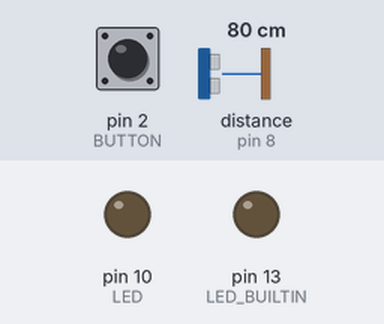
Bench run of a sketch on a simulated Arduino Uno, built with avr-gcc and run on an emulated ATmega328P. On the bench: output pins drawn as LEDs (lit = HIGH). Inputs (shaded band) come from the test bench; at power-on: pin 2 (BUTTON) HIGH, distance to the obstacle (sensor on pin 8) 80 cm. The echo pulse lasts 58.3 µs per cm.

Above: at 1.2 s.
1.3 s: pin 2 (BUTTON) pulled LOW for 1 s
At 3.6 s:
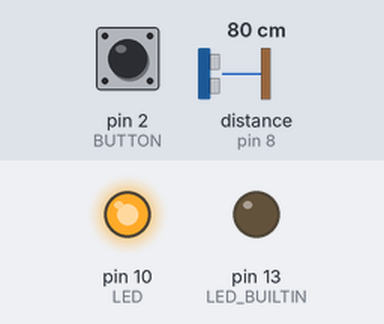
3.9 s: pin 2 (BUTTON) pulled LOW for 0.15 s
At 5.1 s:
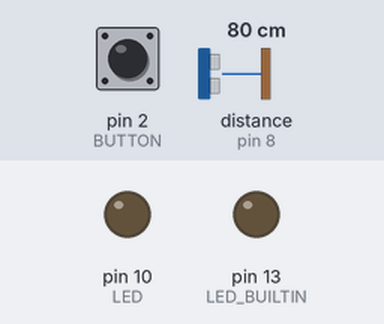
5.7 s: pin 2 (BUTTON) pulled LOW for 3.2 s
At 6.17 s:
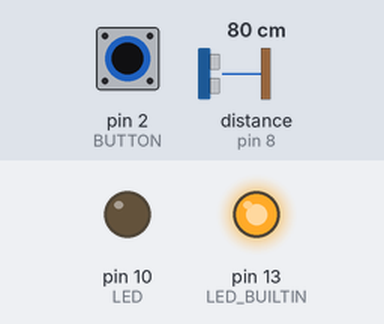
Timing chart, 0 to 10.4 s (numbered marks = the images above; inputs shaded):
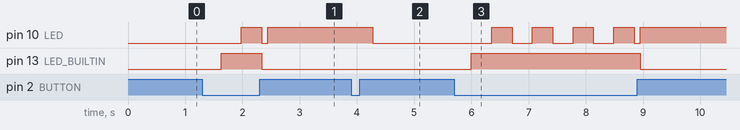

The sketch:

sketch_jun6a.ino
```cpp
#include <Ultrasonic.h>

#define BUTTON 2
#define LED 10
#define TRIG 7
#define ECHO 8

bool esta_aceso = false;
bool padrao_led = false;

/*
  Unlike pinMode(INPUT), there is no pull-down resistor necessary. An internal

  20K-ohm resistor is pulled to 5V. This configuration causes the input to read

  HIGH when the switch is open, and LOW when it is closed.

  created 14 Mar 2012
*/

int distancia;
Ultrasonic ultrasonic(TRIG, ECHO);

void setup()
{
  pinMode(BUTTON, INPUT_PULLUP);
  pinMode(LED, OUTPUT);
  pinMode(LED_BUILTIN, OUTPUT);
}

void loop()
{
  distancia = ultrasonic.distanceRead();  //método de leitura das distancias em CM
  Serial.println(distancia);
  if (distancia > 15) {
    esta_aceso = padrao_led;
  }
  else
  {
    esta_aceso = !padrao_led;
  }

  if (!digitalRead(BUTTON))
  {
    padrao_led = !padrao_led;
    delay(250);
  }

  digitalWrite(LED, esta_aceso);
  digitalWrite(LED_BUILTIN, !digitalRead(BUTTON));
  delay(100);
}

void liga_desliga()
{
  if (!digitalRead(BUTTON))
  {
    esta_aceso = !esta_aceso;
    digitalWrite(LED, esta_aceso);
    delay(500);
  }
}
```

Measured:
- after the input at 1.3 s, pin 10 (LED): LOW → HIGH after 0.68 s, → LOW 0.36 s later, → HIGH 0.11 s later; pin 13 (LED_BUILTIN): LOW → HIGH after 0.33 s, → LOW 0.71 s later
- after the input at 3.9 s, pin 10 (LED): HIGH → LOW after 0.37 s
- after the input at 5.7 s, pin 10 (LED): goes 3 × (HIGH 0.36 s, LOW 0.36 s), HIGH 0.36 s, LOW 0.11 s, then HIGH, starting after 0.65 s; pin 13 (LED_BUILTIN): LOW → HIGH after 0.30 s, → LOW 2.9 s later
